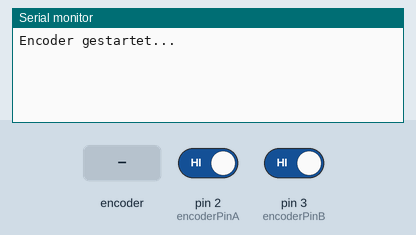
Simulated run of this sketch. Board: Arduino Uno, built with avr-gcc and run on an emulated ATmega328P. Shown: the last lines printed to the serial monitor. Inputs (shaded band) come from the test bench; at power-on: pin 2 (encoderPinA) HIGH, pin 3 (encoderPinB) HIGH.

Above: at 1.2 s.
1.3 s: rotary encoder on pin 2 (encoderPinA) / pin 3 (encoderPinB) turned 1 step (first pin leading)
At 2.3 s:
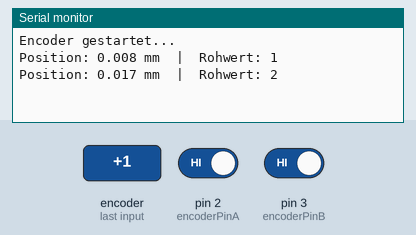
3.0 s: rotary encoder on pin 2 (encoderPinA) / pin 3 (encoderPinB) turned 1 step (first pin leading)
At 3.7 s:
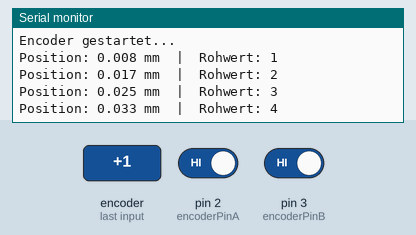

Measured:
- after the input at 1.3 s, the serial monitor: prints a new line at once (image 1)
- after the input at 3.0 s, the serial monitor: prints a new line at once (image 2)

The sketch:

Sketch_Encoder_ChatGpt.ino
```cpp
#define encoderPinA 2 // Phase A (Interrupt)
#define encoderPinB 3 // Phase B

volatile long encoderPos = 0;

// Anpassen: mm pro Schritt (z. B. 20 mm Umfang / 2400 Schritte = 0.008333 mm)
const float mmPerPulse = 0.008333;

void setup() {
  pinMode(encoderPinA, INPUT_PULLUP);
  pinMode(encoderPinB, INPUT_PULLUP);

  attachInterrupt(digitalPinToInterrupt(encoderPinA), readEncoder, CHANGE);

  Serial.begin(9600);
  Serial.println("Encoder gestartet...");
}

void loop() {
  // Lokale Kopie für konsistente Ausgabe
  static long lastPos = 0;
  noInterrupts(); // Zugriff sichern
  long pos = encoderPos;
  interrupts();

  if (pos != lastPos) {
    float mm = pos * mmPerPulse;
    Serial.print("Position: ");
    Serial.print(mm, 3); // 3 Nachkommastellen
    Serial.print(" mm  |  Rohwert: ");
    Serial.println(pos);
    lastPos = pos;
  }

  delay(100); // Abfrageintervall
}

void readEncoder() {
  bool a = digitalRead(encoderPinA);
  bool b = digitalRead(encoderPinB);

  // XOR zur Richtungsbestimmung
  encoderPos += (a ^ b) ? 1 : -1;
}
```
